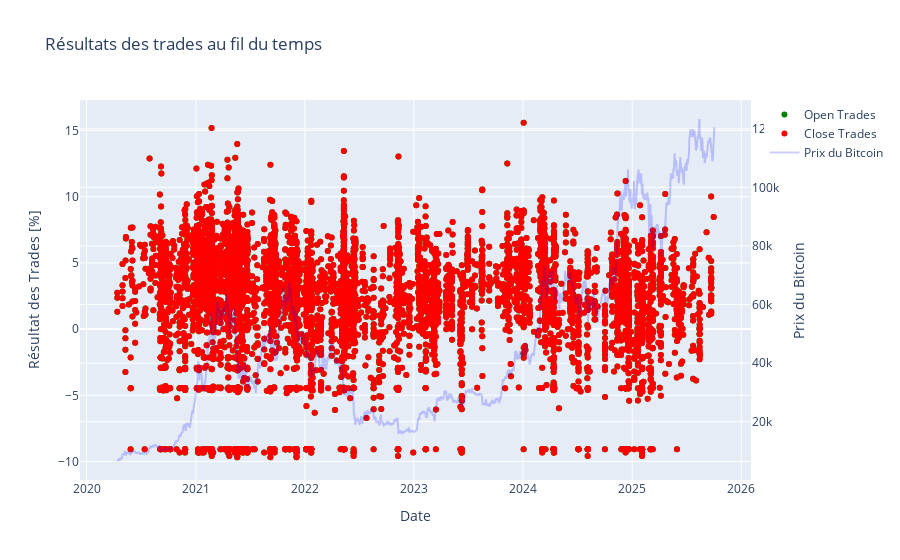

Write notebook code for a chart like this one.
### Markdown cell above
Trades dans le temps

### Code cell
# Trades au fil du temps
import plotly.graph_objects as go
import pandas as pd

df_trades['open_date'] = pd.to_datetime(df_trades['open_date'])
df_trades['close_date'] = pd.to_datetime(df_trades['close_date'])

fig = go.Figure()

fig.add_trace(go.Scatter(x=df_trades['open_date'], y=df_trades['trade_result_pct']*100, mode='markers', marker=dict(color='green'), name='Open Trades'))
fig.add_trace(go.Scatter(x=df_trades['close_date'], y=df_trades['trade_result_pct']*100, mode='markers', marker=dict(color='red'), name='Close Trades'))

# Ajouter une deuxième échelle y pour la courbe du BTC
fig.add_trace(go.Scatter(x=df_days['day'], y=df_days['price'], mode='lines', line=dict(color='rgba(0, 0, 255, 0.2)'), name='Prix du Bitcoin', yaxis='y2'))

fig.update_layout(title='Résultats des trades au fil du temps', xaxis_title='Date', showlegend=True,
                  yaxis=dict(title='Résultat des Trades [%]'),
                  yaxis2=dict(title='Prix du Bitcoin', overlaying='y', side='right'))

fig.show()

### Figure 1 — Plotly figure (JSON) as saved in the notebook; plotly's stock layout.template omitted (floating-point values rounded to 4 significant figures; data arrays with more than 128 entries replaced by an {"elided": "..."} marker saying what was removed)
{"data": [{"marker": {"color": "green"}, "mode": "markers", "name": "Open Trades", "type": "scatter", "x": {"elided": "6128 str values"}, "y": {"elided": "6128 float values"}}, {"marker": {"color": "red"}, "mode": "markers", "name": "Close Trades", "type": "scatter", "x": {"elided": "6128 str values"}, "y": {"elided": "6128 float values"}}, {"line": {"color": "rgba(0, 0, 255, 0.2)"}, "mode": "lines", "name": "Prix du Bitcoin", "type": "scatter", "x": {"elided": "2001 str values"}, "y": {"elided": "2001 float values"}, "yaxis": "y2"}], "layout": {"showlegend": true, "title": {"text": "Résultats des trades au fil du temps"}, "xaxis": {"title": {"text": "Date"}}, "yaxis": {"title": {"text": "Résultat des Trades [%]"}}, "yaxis2": {"overlaying": "y", "side": "right", "title": {"text": "Prix du Bitcoin"}}}}
